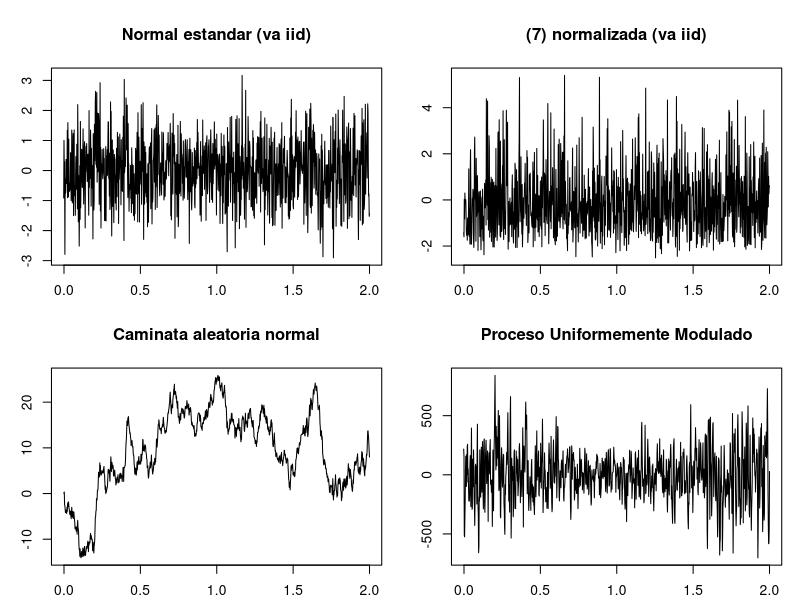
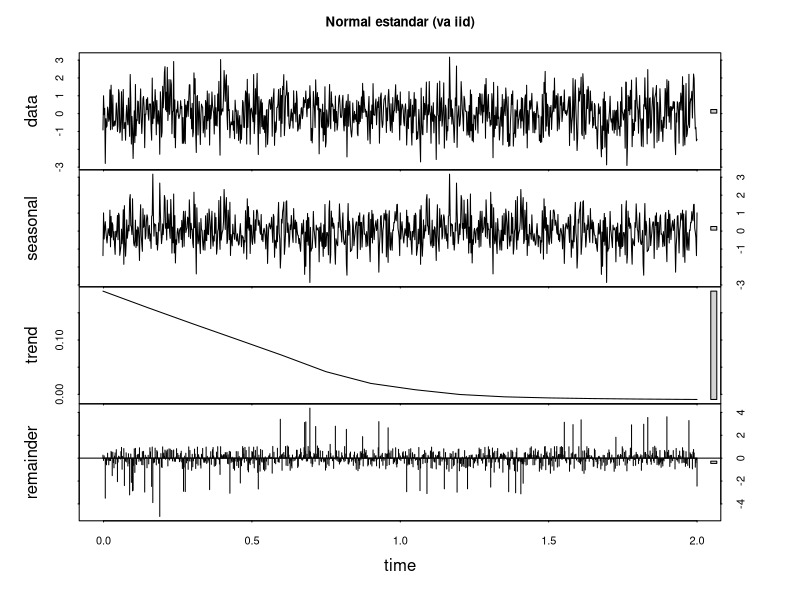
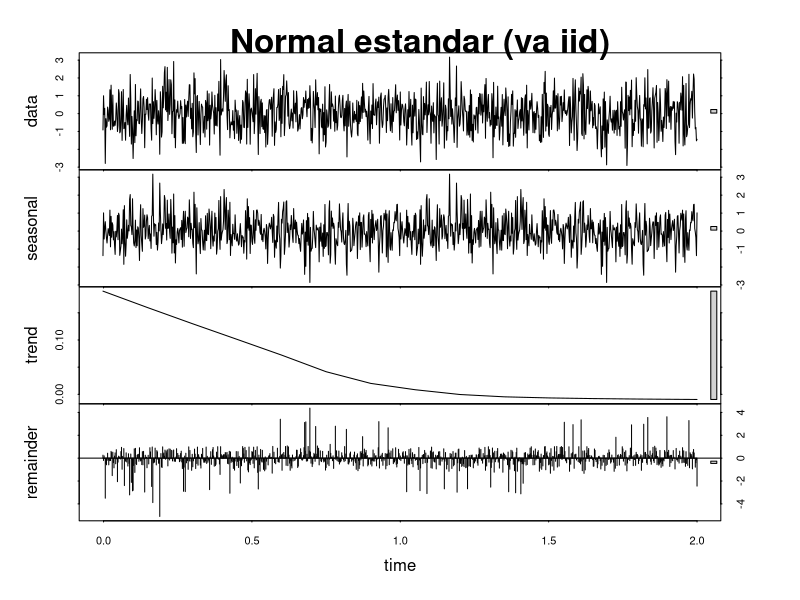
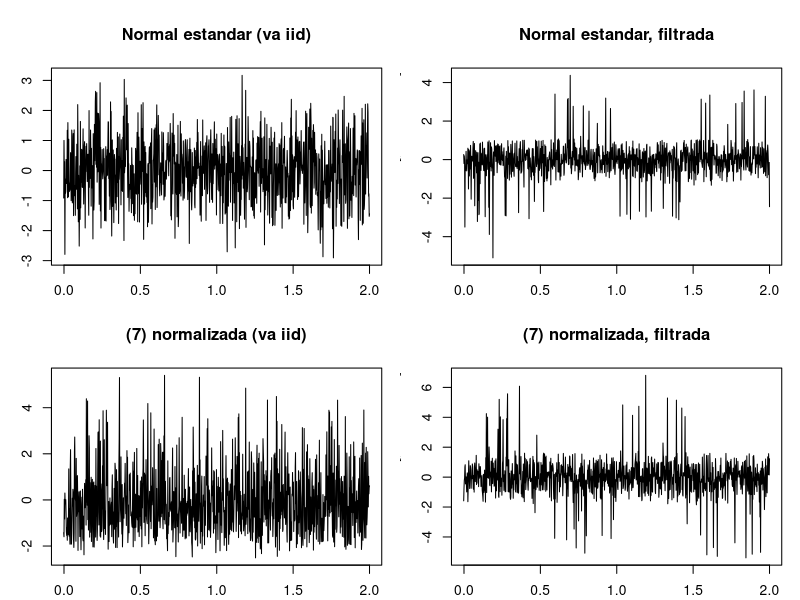
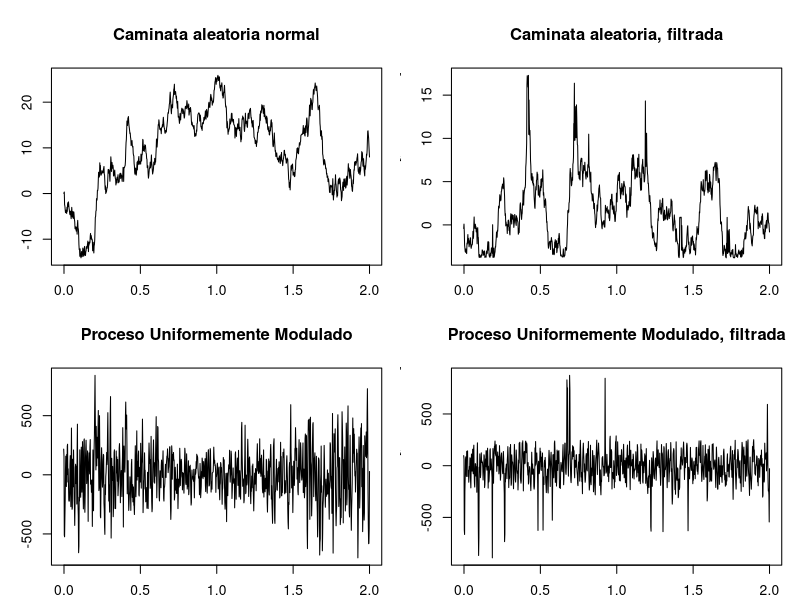
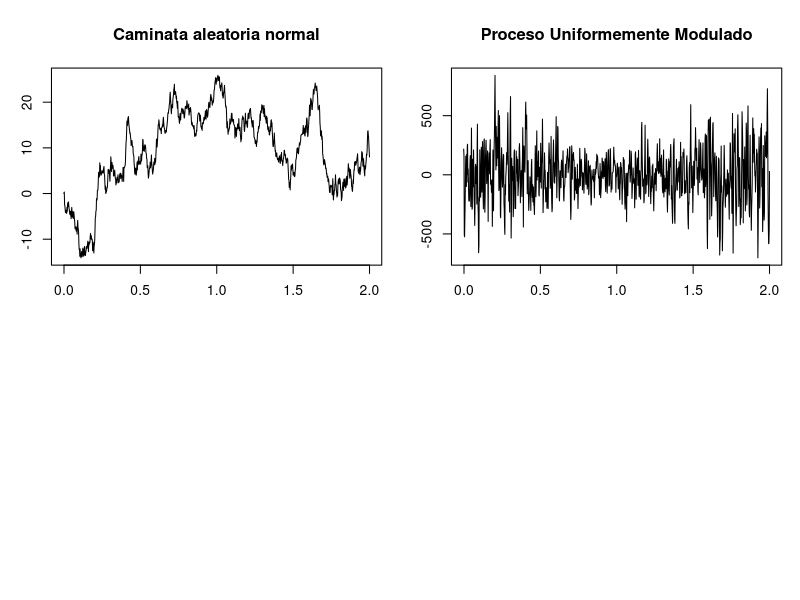

The R script that drew these images, in order:

#  generar N_t : normal estandar
set.seed(2016)
N = rnorm(1026,0,1)
N.t = ts(N,frequency = 512,start=c(0,0))

#  generar C_t : chi cuadrada normalizada
set.seed(2016)
C = ( rchisq(1026,7) - 7 ) /sqrt(7)
C.t = ts(C,frequency = 512,start=c(0,0))

#  generar R_t : caminata aleatoria
set.seed(2016)
e = rnorm(1027,0,1)
R = e
for(t in 2:1027){ R[t] = e[t] + R[t-1] }
R.t = ts(R[2:1027],frequency = 512,start=c(0,0))

#  generar UM_t : proceso uniformemente modulado
set.seed(2016)
e = rnorm(1028,0,10**2)
Y = e
for(t in 3:1028){ 
  Y[t] = 0.8*Y[t-1] -0.4*Y[t-2] + e[t]
}
Y = Y[3:1028]
t = 1:1026
UM = (2-exp(-((t-500)**2)/(2*(200**2))))*Y
UM.t = ts(UM,frequency=512,start=c(0,0))

# graficar las puras series
dev.off()
par(mfrow=c(2,2),mar=c(2,3,4,1)+0.1)
plot(N.t,xlab='',main='Normal estandar (va iid)')
#plot(C.t,xlab='',
#     main= expression(symbol("c")^2))
plot(C.t,xlab='', main= '(7) normalizada (va iid)')
plot(R.t,xlab='', main= 'Caminata aleatoria normal')
plot(UM.t,xlab='', main= 'Proceso Uniformemente Modulado')


############################################################################
############################################################################


S.N = stl(N.t,s.window='periodic',robust=TRUE)
S.C = stl(C.t,s.window='periodic',robust=TRUE)
S.R = stl(R.t,s.window='periodic',robust=TRUE)
S.UM = stl(UM.t,s.window='periodic',robust=TRUE)

plot(S.N,main='Normal estandar (va iid)')

dev.off()
plot(S.N)
title(main ='Normal estandar (va iid)',cex.main = 2)
#plot(S.N,main='Normal estandar (va iid)',cex.main=3)

#Ns.t = S.N$time.series[,'seasonal']
#Cs.t = S.C$time.series[,'seasonal']
#Rs.t = S.R$time.series[,'seasonal']
#UMs.t = S.UM$time.series[,'seasonal']

############################################################################
############################################################################

dev.off()
par(mfrow=c(2,2),mar=c(2,3,4,1)+0.1)
plot(N.t,xlab='',main='Normal estandar (va iid)')
plot(S.N$time.series[,'remainder'],main='Normal estandar, filtrada')
plot(C.t,xlab='', main= '(7) normalizada (va iid)')
plot(S.C$time.series[,'remainder'],main='(7) normalizada, filtrada')

dev.off()
par(mfrow=c(2,2),mar=c(2,3,4,1)+0.1)
plot(R.t,xlab='', main= 'Caminata aleatoria normal')
plot(S.R$time.series[,'remainder'],main='Caminata aleatoria, filtrada')
plot(UM.t,xlab='', main= 'Proceso Uniformemente Modulado')
plot(S.UM$time.series[,'remainder'],main='Proceso Uniformemente Modulado, filtrada')

plot(R.t,xlab='', main= 'Caminata aleatoria normal')
plot(UM.t,xlab='', main= 'Proceso Uniformemente Modulado')

############################################################################
############################################################################

library(tseries)

Normal_estandar=N
adf.test(Normal_estandar)

Chi_cuad=C
adf.test(Chi_cuad)

Caminata_aleatoria = R
adf.test(Caminata_aleatoria)
